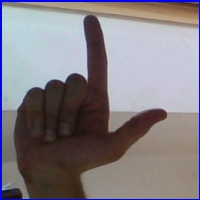
#> input picture Train_dataset/L/L126.jpg, 200 x 200 px, given in place of A1.jpg, which was not available
$ jupyter execute --allow-errors main.ipynb   (text cells are left out)
#> lines starting #> are read from the running program, lines starting #| are printed output that depends on the picture
[cell 1]
from PIL import Image
import numpy as np

[cell 2]
img = Image.open('Train_dataset/A/A1.jpg')
#> img is the input picture: PIL image 200x200 RGB; mean R, G, B 132.4, 126.4, 132.5
img = img.convert('L')
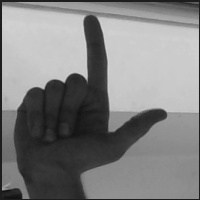
#> img: PIL image 200x200 L; min 17, max 214, mean 128.9
img_array = np.array(img, dtype=np.float32) / 255.0
img_array.shape
#> Out = (200, 200)

[cell 3]
img_array = img_array.flatten()
img_array.shape
#> Out = (40000,)


$ run again, on Train_dataset/L/L2579.jpg
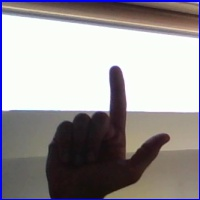
#> input picture Train_dataset/L/L2579.jpg, 200 x 200 px, given in place of A1.jpg, which was not available
#> img is the input picture: PIL image 200x200 RGB; mean R, G, B 156.7, 151.9, 153.8
#> `img = img.convert('L')`:
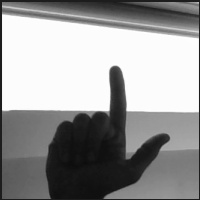
#> img: PIL image 200x200 L; min 12, max 255, mean 153.6

$ run again, on Train_dataset/L/L2599.jpg
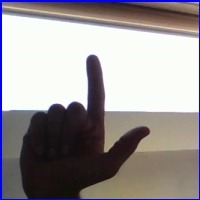
#> input picture Train_dataset/L/L2599.jpg, 200 x 200 px, given in place of A1.jpg, which was not available
#> img is the input picture: PIL image 200x200 RGB; mean R, G, B 154.2, 149.1, 150.6
#> `img = img.convert('L')`:
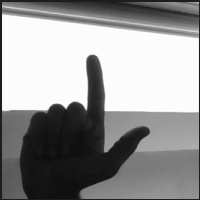
#> img: PIL image 200x200 L; min 11, max 255, mean 150.9

$ run again, on Train_dataset/L/L2674.jpg
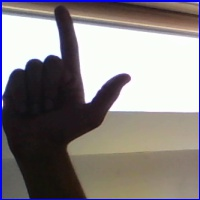
#> input picture Train_dataset/L/L2674.jpg, 200 x 200 px, given in place of A1.jpg, which was not available
#> img is the input picture: PIL image 200x200 RGB; mean R, G, B 137.1, 131.3, 131.9
#> `img = img.convert('L')`:
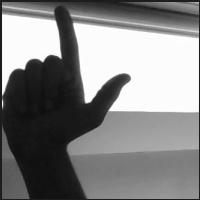
#> img: PIL image 200x200 L; min 13, max 255, mean 133.1
